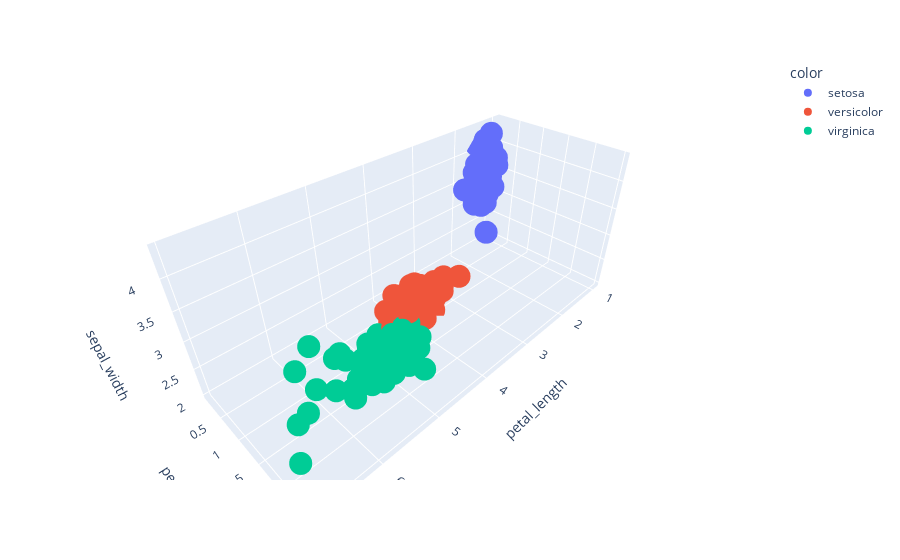

Notebook code cell kept with this figure:
### Code cell
px.scatter_3d(df, x= 'petal_length', y='petal_width', z= 'sepal_width',color = species)

### Figure 1 — Plotly figure (JSON) as saved in the notebook; plotly's stock layout.template omitted (floating-point values rounded to 4 significant figures)
{"data": [{"hovertemplate": "color=setosa<br>petal_length=%{x}<br>petal_width=%{y}<br>sepal_width=%{z}<extra></extra>", "legendgroup": "setosa", "marker": {"color": "#636efa", "symbol": "circle"}, "mode": "markers", "name": "setosa", "scene": "scene", "showlegend": true, "type": "scatter3d", "x": [1.4, 1.4, 1.3, 1.5, 1.4, 1.7, 1.4, 1.5, 1.4, 1.5, 1.5, 1.6, 1.4, 1.1, 1.2, 1.5, 1.3, 1.4, 1.7, 1.5, 1.7, 1.5, 1, 1.7, 1.9, 1.6, 1.6, 1.5, 1.4, 1.6, 1.6, 1.5, 1.5, 1.4, 1.5, 1.2, 1.3, 1.5, 1.3, 1.5, 1.3, 1.3, 1.3, 1.6, 1.9, 1.4, 1.6, 1.4, 1.5, 1.4], "y": [0.2, 0.2, 0.2, 0.2, 0.2, 0.4, 0.3, 0.2, 0.2, 0.1, 0.2, 0.2, 0.1, 0.1, 0.2, 0.4, 0.4, 0.3, 0.3, 0.3, 0.2, 0.4, 0.2, 0.5, 0.2, 0.2, 0.4, 0.2, 0.2, 0.2, 0.2, 0.4, 0.1, 0.2, 0.1, 0.2, 0.2, 0.1, 0.2, 0.2, 0.3, 0.3, 0.2, 0.6, 0.4, 0.3, 0.2, 0.2, 0.2, 0.2], "z": [3.5, 3, 3.2, 3.1, 3.6, 3.9, 3.4, 3.4, 2.9, 3.1, 3.7, 3.4, 3, 3, 4, 4.4, 3.9, 3.5, 3.8, 3.8, 3.4, 3.7, 3.6, 3.3, 3.4, 3, 3.4, 3.5, 3.4, 3.2, 3.1, 3.4, 4.1, 4.2, 3.1, 3.2, 3.5, 3.1, 3, 3.4, 3.5, 2.3, 3.2, 3.5, 3.8, 3, 3.8, 3.2, 3.7, 3.3]}, {"hovertemplate": "color=versicolor<br>petal_length=%{x}<br>petal_width=%{y}<br>sepal_width=%{z}<extra></extra>", "legendgroup": "versicolor", "marker": {"color": "#EF553B", "symbol": "circle"}, "mode": "markers", "name": "versicolor", "scene": "scene", "showlegend": true, "type": "scatter3d", "x": [4.7, 4.5, 4.9, 4, 4.6, 4.5, 4.7, 3.3, 4.6, 3.9, 3.5, 4.2, 4, 4.7, 3.6, 4.4, 4.5, 4.1, 4.5, 3.9, 4.8, 4, 4.9, 4.7, 4.3, 4.4, 4.8, 5, 4.5, 3.5, 3.8, 3.7, 3.9, 5.1, 4.5, 4.5, 4.7, 4.4, 4.1, 4, 4.4, 4.6, 4, 3.3, 4.2, 4.2, 4.2, 4.3, 3, 4.1], "y": [1.4, 1.5, 1.5, 1.3, 1.5, 1.3, 1.6, 1, 1.3, 1.4, 1, 1.5, 1, 1.4, 1.3, 1.4, 1.5, 1, 1.5, 1.1, 1.8, 1.3, 1.5, 1.2, 1.3, 1.4, 1.4, 1.7, 1.5, 1, 1.1, 1, 1.2, 1.6, 1.5, 1.6, 1.5, 1.3, 1.3, 1.3, 1.2, 1.4, 1.2, 1, 1.3, 1.2, 1.3, 1.3, 1.1, 1.3], "z": [3.2, 3.2, 3.1, 2.3, 2.8, 2.8, 3.3, 2.4, 2.9, 2.7, 2, 3, 2.2, 2.9, 2.9, 3.1, 3, 2.7, 2.2, 2.5, 3.2, 2.8, 2.5, 2.8, 2.9, 3, 2.8, 3, 2.9, 2.6, 2.4, 2.4, 2.7, 2.7, 3, 3.4, 3.1, 2.3, 3, 2.5, 2.6, 3, 2.6, 2.3, 2.7, 3, 2.9, 2.9, 2.5, 2.8]}, {"hovertemplate": "color=virginica<br>petal_length=%{x}<br>petal_width=%{y}<br>sepal_width=%{z}<extra></extra>", "legendgroup": "virginica", "marker": {"color": "#00cc96", "symbol": "circle"}, "mode": "markers", "name": "virginica", "scene": "scene", "showlegend": true, "type": "scatter3d", "x": [6, 5.1, 5.9, 5.6, 5.8, 6.6, 4.5, 6.3, 5.8, 6.1, 5.1, 5.3, 5.5, 5, 5.1, 5.3, 5.5, 6.7, 6.9, 5, 5.7, 4.9, 6.7, 4.9, 5.7, 6, 4.8, 4.9, 5.6, 5.8, 6.1, 6.4, 5.6, 5.1, 5.6, 6.1, 5.6, 5.5, 4.8, 5.4, 5.6, 5.1, 5.1, 5.9, 5.7, 5.2, 5, 5.2, 5.4, 5.1], "y": [2.5, 1.9, 2.1, 1.8, 2.2, 2.1, 1.7, 1.8, 1.8, 2.5, 2, 1.9, 2.1, 2, 2.4, 2.3, 1.8, 2.2, 2.3, 1.5, 2.3, 2, 2, 1.8, 2.1, 1.8, 1.8, 1.8, 2.1, 1.6, 1.9, 2, 2.2, 1.5, 1.4, 2.3, 2.4, 1.8, 1.8, 2.1, 2.4, 2.3, 1.9, 2.3, 2.5, 2.3, 1.9, 2, 2.3, 1.8], "z": [3.3, 2.7, 3, 2.9, 3, 3, 2.5, 2.9, 2.5, 3.6, 3.2, 2.7, 3, 2.5, 2.8, 3.2, 3, 3.8, 2.6, 2.2, 3.2, 2.8, 2.8, 2.7, 3.3, 3.2, 2.8, 3, 2.8, 3, 2.8, 3.8, 2.8, 2.8, 2.6, 3, 3.4, 3.1, 3, 3.1, 3.1, 3.1, 2.7, 3.2, 3.3, 3, 2.5, 3, 3.4, 3]}], "layout": {"legend": {"title": {"text": "color"}, "tracegroupgap": 0}, "margin": {"t": 60}, "scene": {"domain": {"x": [0, 1], "y": [0, 1]}, "xaxis": {"title": {"text": "petal_length"}}, "yaxis": {"title": {"text": "petal_width"}}, "zaxis": {"title": {"text": "sepal_width"}}}}}
